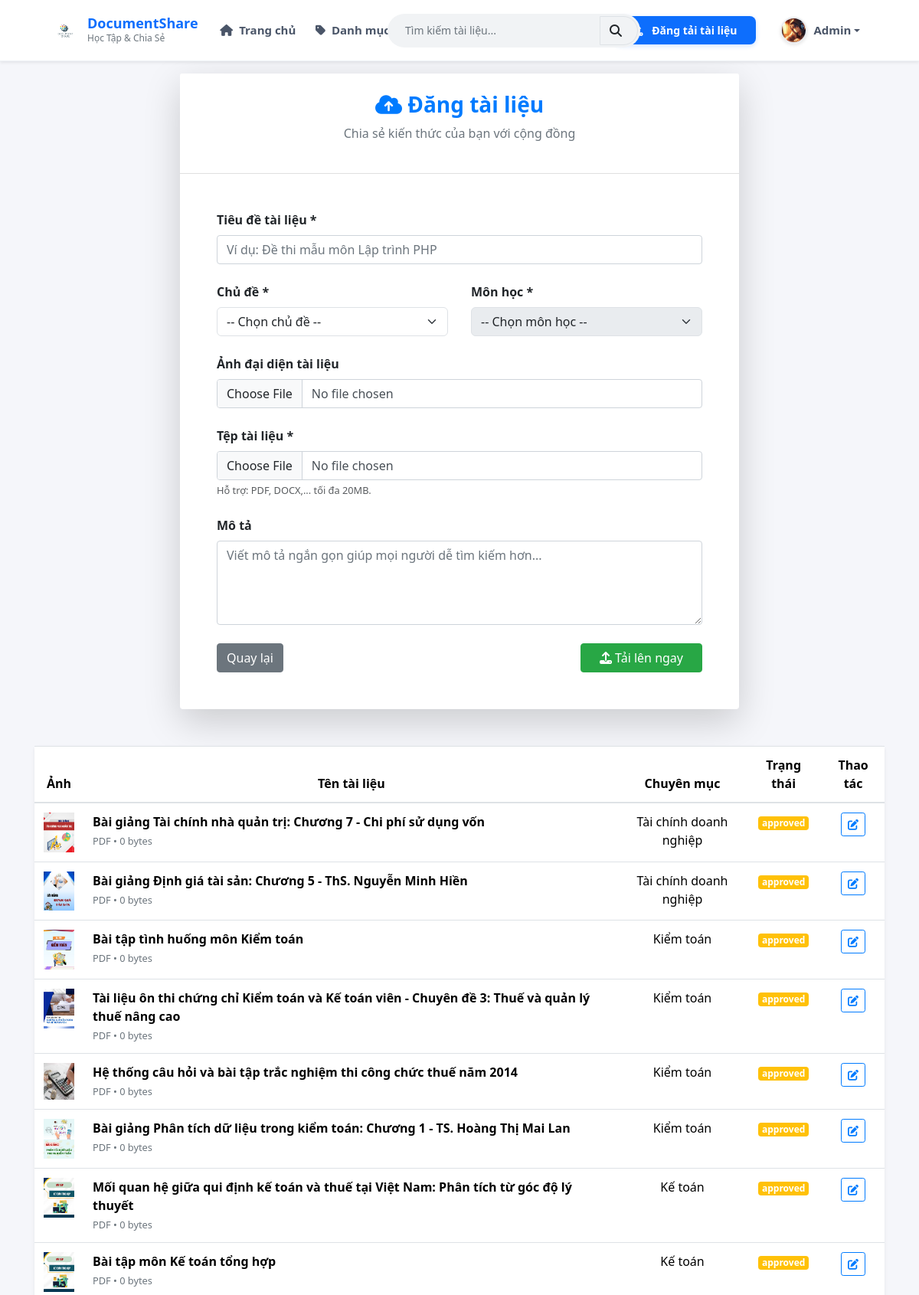
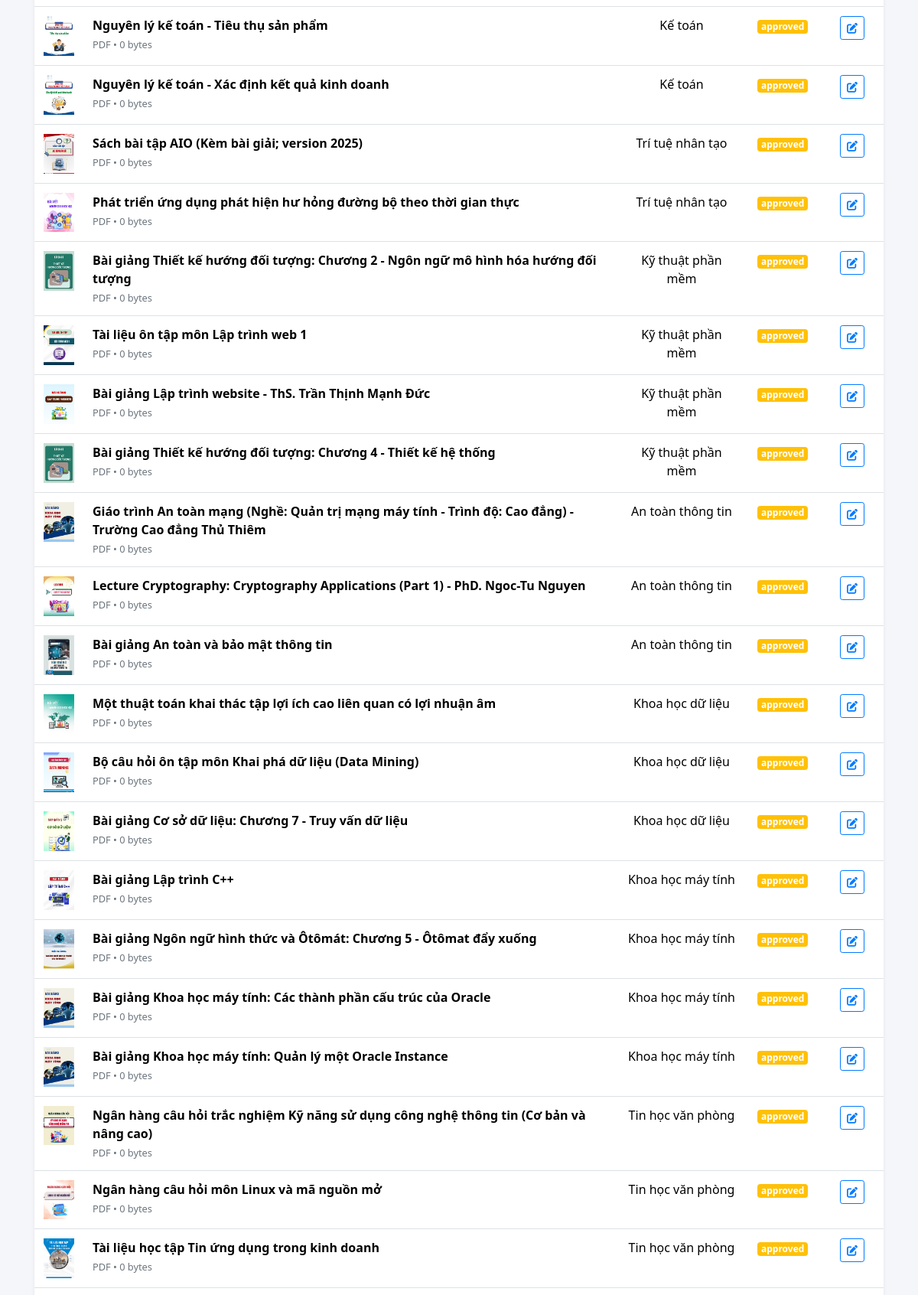
Page /upload_document.php (signed in, upper part) on the committed database (2 pictures, top to bottom).
### tables this page shows
CREATE TABLE `users` (
  `username` varchar(50) NOT NULL,
  `fullname` varchar(100) NOT NULL,
  `password` varchar(50) NOT NULL,
  `email` varchar(50) NOT NULL,
  `avatar` varchar(255) DEFAULT NULL,
  `role` int(10) NOT NULL,
  `google_id` varchar(255) DEFAULT NULL,
  `status` int(11) DEFAULT NULL
);

CREATE TABLE `documents` (
  `document_id` int(10) NOT NULL,
  `title` varchar(255) DEFAULT NULL,
  `description` text NOT NULL,
  `thumbnail` varchar(255) DEFAULT NULL,
  `file_path` varchar(255) DEFAULT NULL,
  `file_type` varchar(255) NOT NULL,
  `file_size` int(11) DEFAULT 0,
  `subcategory_id` int(10) NOT NULL,
  `status` enum('pending','approved','rejected') NOT NULL DEFAULT 'approved',
  `is_visible` tinyint(1) NOT NULL DEFAULT 0,
  `approved_at` datetime DEFAULT NULL,
  `approved_by` varchar(50) DEFAULT NULL,
  `username` varchar(50) DEFAULT NULL,
  `uploader_role` enum('admin','user') NOT NULL DEFAULT 'admin',
  `views` int(10) NOT NULL,
  `share_link` varchar(255) NOT NULL,
  `downloads` int(11) DEFAULT 0,
  `created_at` datetime NOT NULL DEFAULT current_timestamp(),
  `updated_at` datetime NOT NULL DEFAULT current_timestamp() ON UPDATE current_timestamp()
);

CREATE TABLE `subcategories` (
  `subcategory_id` int(11) NOT NULL,
  `name` varchar(255) NOT NULL,
  `status` tinyint(1) NOT NULL DEFAULT 1,
  `category_id` int(10) NOT NULL
);

### upload_document.php (the view, shortened to what this page needs)
<?php
include 'config.php';
$current_user = $_SESSION['username'];
$sql_list = "SELECT d.*, sc.name as subcate_name FROM documents d
             LEFT JOIN subcategories sc ON d.subcategory_id = sc.subcategory_id
             WHERE d.username = '$current_user' ORDER BY d.document_id DESC";
$result_docs = mysqli_query($conn, $sql_list);
function formatSizeUnits($bytes)
{
    return $bytes . ' bytes';
}
?>
<?php include "header.php"; ?>
<div class="upload-page-wrapper mrt">
    <div class="container mb-5">
        <div class="row justify-content-center">
            <div class="col-lg-8">
                <div class="card shadow-lg border-0 main-upload-card">
                    <div class="card-header text-center bg-white py-4  text-primary">
                        <h3 class="fw-bold"><i class="fa fa-cloud-upload-alt"></i> Đăng tài liệu</h3>
                        <p class="text-muted">Chia sẻ kiến thức của bạn với cộng đồng</p>
                    </div>
                    <div class="card-body p-4 p-md-5">
                        <form method="POST" enctype="multipart/form-data">
                            <div class="mb-4">
                                <label class="fw-bold">Tiêu đề tài liệu *</label>
                                <input type="text" name="title" class="form-control custom-input" placeholder="Ví dụ: Đề thi mẫu môn Lập trình PHP" required>
                            </div>
                            <div class="row">
                                <div class="col-md-6 mb-4">
                                    <label class="fw-bold">Chủ đề *</label>
                                    <select name="category_id" id="category_id" class="form-select custom-select-style" required>
                                        <option value="" disabled selected>-- Chọn chủ đề --</option>
                                    </select>
                                </div>
                                <div class="col-md-6 mb-4">
                                    <label class="fw-bold">Môn học *</label>
                                    <select name="subcategory_id" id="subcategory_id" class="form-select custom-select-style" required disabled>
                                        <option value="" disabled selected>-- Chọn môn học --</option>
                                    </select>
                                </div>
                            </div>
                            <div class="mb-4">
                                <label class="fw-bold">Ảnh đại diện tài liệu</label>
                                <input type="file" name="thumbnail" class="form-control custom-input" accept="image/*">
                            </div>
                            <div class="mb-4">
                                <label class="fw-bold">Tệp tài liệu *</label>
                                <input type="file" name="document_file" class="form-control custom-input" required>
                                <div class="form-text small">Hỗ trợ: PDF, DOCX,... tối đa 20MB.</div>
                            </div>
                            <div class="mb-4">
                                <label class="fw-bold">Mô tả</label>
                                <textarea name="description" class="form-control custom-input" rows="4" placeholder="Viết mô tả ngắn gọn giúp mọi người dễ tìm kiếm hơn..."></textarea>
                            </div>
                            <div class="d-flex justify-content-between mt-4">
                                <a href="upload.php" class="btn btn-secondary">Quay lại</a>
                                <button class="btn btn-success px-4">
                                    <i class="fa fa-upload"></i> Tải lên ngay
                                </button>
                            </div>
                        </form>
                    </div>
                </div>
            </div>
        </div>
        <div class="card mt-5 border-0 shadow-sm">
            <div class="table-responsive">
                <table class="table table-hover align-middle mb-0">
                    <thead class="bg-primary text-white">
                        <tr class="text-center">
                            <th>Ảnh</th>
                            <th>Tên tài liệu</th>
                            <th>Chuyên mục</th>
                            <th>Trạng thái</th>
                            <th>Thao tác</th>
                        </tr>
                    </thead>
                    <tbody>
                        <?php while ($row = mysqli_fetch_assoc($result_docs)): ?>
                            <tr class="text-center">
                                <td><img src="<?= !empty($row['thumbnail']) ? 'uploads/thumbnails/' . $row['thumbnail'] : 'assets/img/default.png' ?>" width="40"></td>
                                <td class="text-start">
                                    <strong><?= htmlspecialchars($row['title']) ?></strong><br>
                                    <small class="text-muted"><?= strtoupper($row['file_type']) ?> • <?= isset($row['file_size']) ? formatSizeUnits($row['file_size']) : '0 bytes' ?></small>
                                </td>
                                <td><?= htmlspecialchars($row['subcate_name'] ?? 'Chưa rõ') ?></td>
                                <td><span class="badge bg-warning"><?= $row['status'] ?></span></td>
                                <td><a href="edit_document.php?id=<?= $row['document_id'] ?>" class="btn btn-sm btn-outline-primary"><i class="fa fa-edit"></i></a></td>
                            </tr>
                        <?php endwhile; ?>
                    </tbody>
                </table>
            </div>
        </div>
    </div>
</div>
<?php include "footer.php"; ?>

### header.php (shortened to what this page needs)
<?php
require("config.php");
if (isset($_SESSION['emailUser'])) {
    $email = $_SESSION['emailUser'];
    $sql = "SELECT * FROM users WHERE email='$email'";
    $result = $conn->query($sql);
    if ($result && $result->num_rows > 0) {
        $user = $result->fetch_assoc();
    } else {
        session_destroy();
        header("Location: login.php");
        exit();
    }
}
?>
<!DOCTYPE html>
<html lang="vi">
<head>
    <link href="https://cdn.jsdelivr.net/npm/bootstrap@5.3.3/dist/css/bootstrap.min.css" rel="stylesheet">
    <link rel="stylesheet" href="https://stackpath.bootstrapcdn.com/bootstrap/4.5.2/css/bootstrap.min.css">
    <link rel="stylesheet" href="https://cdnjs.cloudflare.com/ajax/libs/font-awesome/6.4.0/css/all.min.css">
    <link rel="stylesheet" href="assets/css/custom.css">
</head>
<body>
    <nav class="navbar navbar-expand-lg navbar-white bg-white shadow-sm fixed-top" style="height: 80px;">
        <div class="container-fluid px-lg-5">
            <a class="navbar-brand d-flex align-items-center" href="index.php">
                <img src="assets/img/logo.png" alt="Logo" style="height: 40px; margin-right: 10px;">
                <div class="d-flex flex-column">
                    <span style="font-weight: 700; font-size: 18px; line-height: 1.2; color: #0d6efd;">DocumentShare</span>
                    <span style="font-size: 12px; color: #6c757d; font-weight: 500;">Học Tập & Chia Sẻ</span>
                </div>
            </a>
            <div class="collapse navbar-collapse" id="navbarMenu">
                <ul class="navbar-nav mr-auto">
                    <li class="nav-item"><a class="nav-link" href="index.php"><i class="fa fa-home mr-1"></i> Trang chủ</a></li>
                    <li class="nav-item mega-dropdown">
                        <a class="nav-link" href="javascript:void(0);">
                            <i class="fa fa-tag mr-1"></i> Danh mục tài liệu
                        </a>
                    </li>
                    <li class="nav-item"><a class="nav-link" href="contact.php"><i class="fa fa-envelope mr-1"></i> Liên hệ</a></li>
                </ul>
                <form class="form-inline search-box mx-auto" action="search.php" method="get">
                    <div class="input-group">
                        <input class="form-control" type="search" name="q" placeholder="Tìm kiếm tài liệu...">
                        <div class="input-group-append">
                            <button class="btn btn-light border search-document" type="submit">
                                <i class="fa fa-search"></i>
                            </button>
                        </div>
                    </div>
                </form>
                <ul class="navbar-nav ml-auto align-items-center">
                    <?php if (isset($_SESSION["emailUser"])): ?>
                        <li class="nav-item" style="margin-right: 20px">
                            <a class="btn btn-primary btn-sm btn-rounded text-white px-4 py-2" href="upload.php">
                                <i class="fa fa-upload mr-2"></i> Đăng tải tài liệu
                            </a>
                        </li>
                        <li class="nav-item dropdown user-dropdown">
                            <a class="nav-link dropdown-toggle font-weight-bold text-dark d-flex align-items-center" href="#" id="userDropdown" role="button" data-toggle="dropdown" aria-haspopup="true" aria-expanded="false">
                                <?php
                                $avatarFile = isset($_SESSION['avatar']) ? $_SESSION['avatar'] : '';
                                $avatarPath = "uploads/users/" . $avatarFile;
                                if (!empty($avatarFile) && file_exists($avatarPath)) {
                                    echo '<img src="' . $avatarPath . '" alt="Avatar" class="nav-user-avatar mr-2">';
                                } else {
                                    echo '<i class="fa fa-user-circle fa-2x text-primary mr-2"></i>';
                                }
                                ?>
                                <span class="text-truncate" style="max-width: 150px;">
                                    <?php echo $user['fullname']; ?>
                                </span>
                            </a>
                        </li>
                    <?php else: ?>
                        <li class="nav-item"><a class="btn btn-primary btn-sm px-3 btn-rounded" href="login.php">Đăng nhập</a></li>
                        <li class="nav-item ml-2"><a class="nav-link font-weight-bold" href="signup.php">Đăng ký</a></li>
                    <?php endif; ?>
                </ul>
            </div>
        </div>
    </nav>

### assets/css/custom.css (style rules this page uses)
body { margin: 0; background: #f5f6fa; font-family: "Plus Jakarta Sans", -apple-system, BlinkMacSystemFont, "Segoe UI", Roboto, Helvetica, Arial, sans-serif; }
.mrt { margin-top: 6rem !important; }
.navbar { background: #ffffff !important; border-bottom: 1px solid #eef2f6; }
.navbar-brand img { transition: all 0.3s ease; }
.navbar-nav .nav-item .nav-link { font-size: 15px; font-weight: 600; color: #4a5568 !important; padding: 0.5rem 1rem; transition: color 0.2s; }
.search-box { width: 100%; margin: 10px 0; }
@media (min-width: 1200px) { .search-box { position: absolute; left: 53%; transform: translateX(-50%); width: 400px; margin: 0; z-index: 10; } }
.navbar-nav .nav-item .nav-link { padding-left: 0.8rem !important; padding-right: 0.8rem !important; white-space: nowrap; }
.search-box .input-group { width: 100%; background-color: #f1f3f5; border-radius: 50px; padding: 2px; border: 1px solid transparent; transition: all 0.3s; margin-left: 70px; }
.search-box input { background: transparent; border: none; font-size: 14px; padding-left: 20px; height: 38px; }
.search-box button { background: transparent; border: none; border-radius: 0 50px 50px 0; padding-right: 20px; }
.btn-rounded { border-radius: 50px; font-weight: 600; box-shadow: 0 2px 6px rgba(13, 110, 253, 0.2); }
.text-truncate { display: inline-block; vertical-align: middle; }
.user-dropdown .nav-link { padding-left: 15px !important; padding-right: 15px !important; border-radius: 30px; transition: background 0.3s; }
.nav-user-avatar { width: 35px; height: 35px; border-radius: 50%; object-fit: cover; border: 2px solid #e9ecef; box-shadow: 0 2px 4px rgba(0, 0, 0, 0.1); }
.mega-dropdown { position: relative; }
.btn-primary { background: #0d6efd; border: none; padding: 12px; font-weight: 600; border-radius: 8px; transition: all 0.3s; }
body { background: #f5f6fa; font-family: "Segoe UI", Tahoma, Geneva, Verdana, sans-serif; }

### rows in the picture
users: fullname "Admin"
documents: thumbnail (picture), title "Bài giảng Tài chính nhà quản trị: Chương 7 - Chi phí sử dụng vốn", file_type "PDF", file_size "0 bytes", subcategory.name "Tài chính doanh nghiệp", status "approved"
documents: thumbnail (picture), title "Bài giảng Định giá tài sản: Chương 5 - ThS. Nguyễn Minh Hiền", file_type "PDF", file_size "0 bytes", subcategory.name "Tài chính doanh nghiệp", status "approved"
documents: thumbnail (picture), title "Bài tập tình huống môn Kiểm toán", file_type "PDF", file_size "0 bytes", subcategory.name "Kiểm toán", status "approved"
documents: thumbnail (picture), title "Tài liệu ôn thi chứng chỉ Kiểm toán và Kế toán viên - Chuyên đề 3: Thuế và quản lý thuế nâng cao", file_type "PDF", file_size "0 bytes", subcategory.name "Kiểm toán", status "approved"
documents: thumbnail (picture), title "Hệ thống câu hỏi và bài tập trắc nghiệm thi công chức thuế năm 2014", file_type "PDF", file_size "0 bytes", subcategory.name "Kiểm toán", status "approved"
documents: thumbnail (picture), title "Bài giảng Phân tích dữ liệu trong kiểm toán: Chương 1 - TS. Hoàng Thị Mai Lan", file_type "PDF", file_size "0 bytes", subcategory.name "Kiểm toán", status "approved"
documents: thumbnail (picture), title "Mối quan hệ giữa qui định kế toán và thuế tại Việt Nam: Phân tích từ góc độ lý thuyết", file_type "PDF", file_size "0 bytes", subcategory.name "Kế toán", status "approved"
documents: thumbnail (picture), title "Bài tập môn Kế toán tổng hợp", file_type "PDF", file_size "0 bytes", subcategory.name "Kế toán", status "approved"
documents: thumbnail (picture), title "Nguyên lý kế toán - Tiêu thụ sản phẩm", file_type "PDF", file_size "0 bytes", subcategory.name "Kế toán", status "approved"
documents: thumbnail (picture), title "Nguyên lý kế toán - Xác định kết quả kinh doanh", file_type "PDF", file_size "0 bytes", subcategory.name "Kế toán", status "approved"
documents: thumbnail (picture), title "Sách bài tập AIO (Kèm bài giải; version 2025)", file_type "PDF", file_size "0 bytes", subcategory.name "Trí tuệ nhân tạo", status "approved"
documents: thumbnail (picture), title "Phát triển ứng dụng phát hiện hư hỏng đường bộ theo thời gian thực", file_type "PDF", file_size "0 bytes", subcategory.name "Trí tuệ nhân tạo", status "approved"
documents: thumbnail (picture), title "Bài giảng Thiết kế hướng đối tượng: Chương 2 - Ngôn ngữ mô hình hóa hướng đối tượng", file_type "PDF", file_size "0 bytes", subcategory.name "Kỹ thuật phần mềm", status "approved"
documents: thumbnail (picture), title "Tài liệu ôn tập môn Lập trình web 1", file_type "PDF", file_size "0 bytes", subcategory.name "Kỹ thuật phần mềm", status "approved"
documents: thumbnail (picture), title "Bài giảng Lập trình website - ThS. Trần Thịnh Mạnh Đức", file_type "PDF", file_size "0 bytes", subcategory.name "Kỹ thuật phần mềm", status "approved"
documents: thumbnail (picture), title "Bài giảng Thiết kế hướng đối tượng: Chương 4 - Thiết kế hệ thống", file_type "PDF", file_size "0 bytes", subcategory.name "Kỹ thuật phần mềm", status "approved"
documents: thumbnail (picture), title "Giáo trình An toàn mạng (Nghề: Quản trị mạng máy tính - Trình độ: Cao đẳng) - Trường Cao đẳng Thủ Thiêm", file_type "PDF", file_size "0 bytes", subcategory.name "An toàn thông tin", status "approved"
documents: thumbnail (picture), title "Lecture Cryptography: Cryptography Applications (Part 1) - PhD. Ngoc-Tu Nguyen", file_type "PDF", file_size "0 bytes", subcategory.name "An toàn thông tin", status "approved"
documents: thumbnail (picture), title "Bài giảng An toàn và bảo mật thông tin", file_type "PDF", file_size "0 bytes", subcategory.name "An toàn thông tin", status "approved"
documents: thumbnail (picture), title "Một thuật toán khai thác tập lợi ích cao liên quan có lợi nhuận âm", file_type "PDF", file_size "0 bytes", subcategory.name "Khoa học dữ liệu", status "approved"
documents: thumbnail (picture), title "Bộ câu hỏi ôn tập môn Khai phá dữ liệu (Data Mining)", file_type "PDF", file_size "0 bytes", subcategory.name "Khoa học dữ liệu", status "approved"
documents: thumbnail (picture), title "Bài giảng Cơ sở dữ liệu: Chương 7 - Truy vấn dữ liệu", file_type "PDF", file_size "0 bytes", subcategory.name "Khoa học dữ liệu", status "approved"
documents: thumbnail (picture), title "Bài giảng Lập trình C++", file_type "PDF", file_size "0 bytes", subcategory.name "Khoa học máy tính", status "approved"
documents: thumbnail (picture), title "Bài giảng Ngôn ngữ hình thức và Ôtômát: Chương 5 - Ôtômat đẩy xuống", file_type "PDF", file_size "0 bytes", subcategory.name "Khoa học máy tính", status "approved"
documents: thumbnail (picture), title "Bài giảng Khoa học máy tính: Các thành phần cấu trúc của Oracle", file_type "PDF", file_size "0 bytes", subcategory.name "Khoa học máy tính", status "approved"
documents: thumbnail (picture), title "Bài giảng Khoa học máy tính: Quản lý một Oracle Instance", file_type "PDF", file_size "0 bytes", subcategory.name "Khoa học máy tính", status "approved"
documents: thumbnail (picture), title "Ngân hàng câu hỏi trắc nghiệm Kỹ năng sử dụng công nghệ thông tin (Cơ bản và nâng cao)", file_type "PDF", file_size "0 bytes", subcategory.name "Tin học văn phòng", status "approved"
documents: thumbnail (picture), title "Ngân hàng câu hỏi môn Linux và mã nguồn mở", file_type "PDF", file_size "0 bytes", subcategory.name "Tin học văn phòng", status "approved"
documents: thumbnail (picture), title "Tài liệu học tập Tin ứng dụng trong kinh doanh", file_type "PDF", file_size "0 bytes", subcategory.name "Tin học văn phòng", status "approved"
